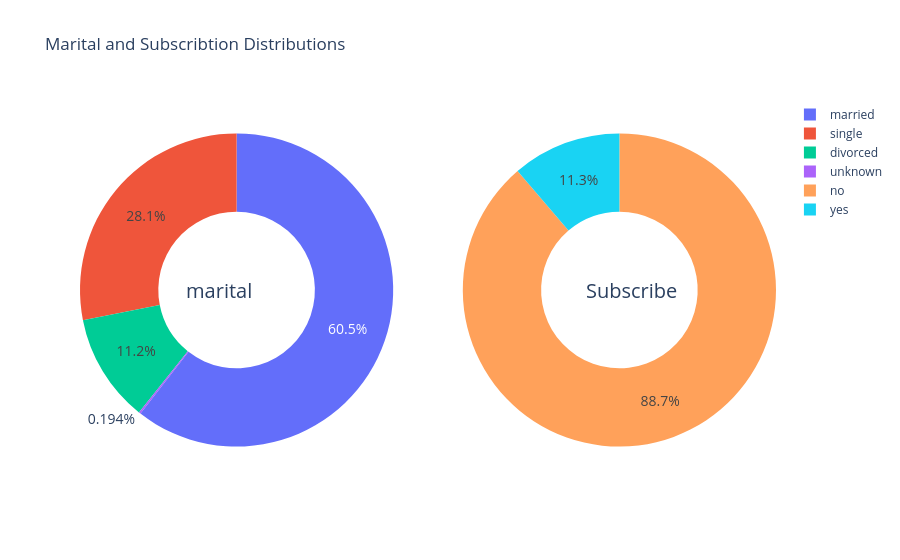

The notebook cell saved with this chart:
### Code cell
out_dir = 'Report\\EDA\\00_Univariant_Analysis\\Pie_charts'

if out_dir and not os.path.exists(out_dir):
    os.makedirs(out_dir)

def make_pie_plot(df):
    m_labels = ['married', 'single', 'divorced', 'unknown']
    s_labels = ['no', 'yes']
    # Create subplots: use 'domain' type for Pie subplot
    fig = make_subplots(rows=1, cols=2, specs=[[{'type':'domain'}, {'type':'domain'}]])
    fig.add_trace(go.Pie(labels=m_labels, values=df['marital'].value_counts(), name="Gender"),
                1, 1)
    fig.add_trace(go.Pie(labels=s_labels, values=df['y'].value_counts(), name="Churn"),
                1, 2)

    # Use `hole` to create a donut-like pie chart
    fig.update_traces(hole=.5, hoverinfo="label+percent+name", textfont_size=14)

    fig.update_layout(
        title_text="Marital and Subscribtion Distributions",
        # Add annotations in the center of the donut pies.
        annotations=[dict(text='marital', x=0.15, y=0.5, font_size=20, showarrow=False),
                    dict(text='Subscribe', x=0.86, y=0.5, font_size=20, showarrow=False)])
    fig.write_image(os.path.join(out_dir, "Gender and subscribtion.png"))
    fig.show()

# Execution
make_pie_plot(df)

### Figure 1 — Plotly figure (JSON) as saved in the notebook; plotly's stock layout.template omitted (floating-point values rounded to 4 significant figures)
{"data": [{"domain": {"x": [0, 0.45], "y": [0, 1]}, "hole": 0.5, "hoverinfo": "label+percent+name", "labels": ["married", "single", "divorced", "unknown"], "name": "Gender", "textfont": {"size": 14}, "type": "pie", "values": [24921, 11564, 4611, 80]}, {"domain": {"x": [0.55, 1], "y": [0, 1]}, "hole": 0.5, "hoverinfo": "label+percent+name", "labels": ["no", "yes"], "name": "Churn", "textfont": {"size": 14}, "type": "pie", "values": [36537, 4639]}], "layout": {"annotations": [{"font": {"size": 20}, "showarrow": false, "text": "marital", "x": 0.15, "y": 0.5}, {"font": {"size": 20}, "showarrow": false, "text": "Subscribe", "x": 0.86, "y": 0.5}], "title": {"text": "Marital and Subscribtion Distributions"}}}
